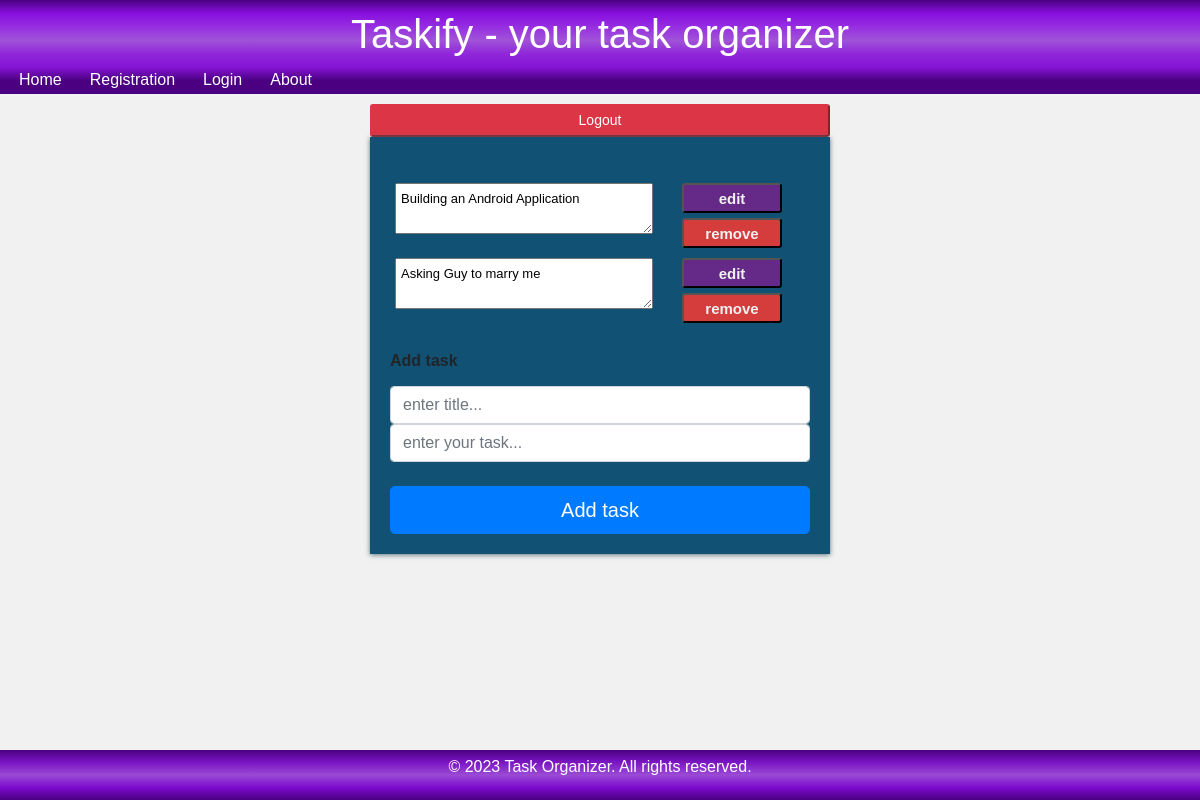
The app's page /todo_list/2 with its own data.
### user_task_db.py (models this page shows)
class Task(db.Model):
    __tablename__ = 'task'
    id = Column(Integer, primary_key=True)
    name = Column(String)
    description = Column(String)

### crud.py (the view)
@crud_bp.route('/todo_list/<int:user_id>', methods=['GET'])
def todo_list(user_id: int):
    user = User.query.filter_by(id=user_id).first()
    if user:
        result = []
        for task in tasks_schema.dump(user.tasks):
            result.append(task)
        return render_template('user_todo.html', tasks=result)
    return jsonify(message="No existing todo-list found"),404

### templates/user_todo.html (shortened to what this page needs)
{% extends 'base.html' %} {% block title %}Taskify{% endblock %} {% block main%}
<link rel="stylesheet" href="../static/index.css" />
<div class="container">
  <div class="logout">
    <button class="btn-danger btn-sm btn-block" onclick="logout()">
      Logout
    </button>
  </div>
  <div class="todo-list-main">
    {% if tasks %}
    <ul>
      {% for task in tasks %}
      <li>
        <div class="todo-list-item">
          <div class="task-content">
            <textarea
              name="task-content"
              id="task-content {{task.id}}"
              onBlur="editTask({{task|safe}}, '',document.getElementById('task-content {{task.id}}').value.trim());"
            >
{{task.description}}</textarea
            >
          </div>
          <div class="task-buttons">
            <button class="btn-edit btn-sm" onclick="">edit</button>
            <button
              class="btn-delete btn-sm"
              onclick="deleteTask({{task|safe}})"
            >
              remove
            </button>
          </div>
        </div>
      </li>
      {% endfor %}
    </ul>
    {%endif%}
    <div>
      <label for="task">
        <h6><b>Add task</b></h6>
      </label>
      <input
        type="text"
        class="form-control"
        name="name"
        id="name"
        placeholder="enter title..."
      />
      <input
        type="text"
        class="form-control"
        name="description"
        id="desc"
        placeholder="enter your task..."
      />
      <br />
      <button
        class="btn btn-primary btn-lg btn-block"
        onclick="addTask(document.getElementById('name').value,document.getElementById('desc').value);"
      >
        Add task
      </button>
    </div>
  </div>
</div>
{% endblock %}

### static/index.css (style rules this page uses)
body { font-family: Arial, sans-serif; margin: 0; padding: 0; background-color: #f1f1f1; min-height: 100vh; display: flex; flex-direction: column; }
.container { width: fit-content; max-width: 60%; min-width: 40%; padding: 10px; }
.todo-list-main { padding: 20px; box-shadow: 0px 1px 5px rgb(97, 117, 124); background-color: #115173; display: flex; justify-content: space-between; flex-direction: column; }
.todo-list-item { display:flex; text-decoration: none; padding: 5px; align-items:flex-start; vertical-align: middle; min-height: 40px; }
ul { list-style-type: none; padding-top: 5%; padding-left: 0; margin:0; padding-bottom: 5%; }
.btn-edit { position: relative; background-color: rgb(101, 42, 135); font-size: 15px; font-weight: 600; color: #f1f1f1; padding: 3px; height: 30px; margin-bottom: 5px; }
.btn-delete { position: relative; background-color: rgb(213, 60, 60); font-size: 15px; font-weight: 600; color: #f1f1f1; padding: 3px; height: 30px; }
.task-buttons { display: flex; flex-direction: column; justify-content: center; width: 100px; align-items:stretch; align-self: center; }
.task-content { width: 70%; height: 100%; align-items: center; text-align: left; vertical-align: top; display: table-row; }
textarea { -webkit-box-sizing: border-box; -moz-box-sizing: border-box; box-sizing: border-box; width: 90%; height: 100%; padding: 5px; font-size: small; text-align: left; text-align: justify; }

### records on screen
Task: task-content "Building an Android Application"
Task: task-content "Asking Guy to marry me"
